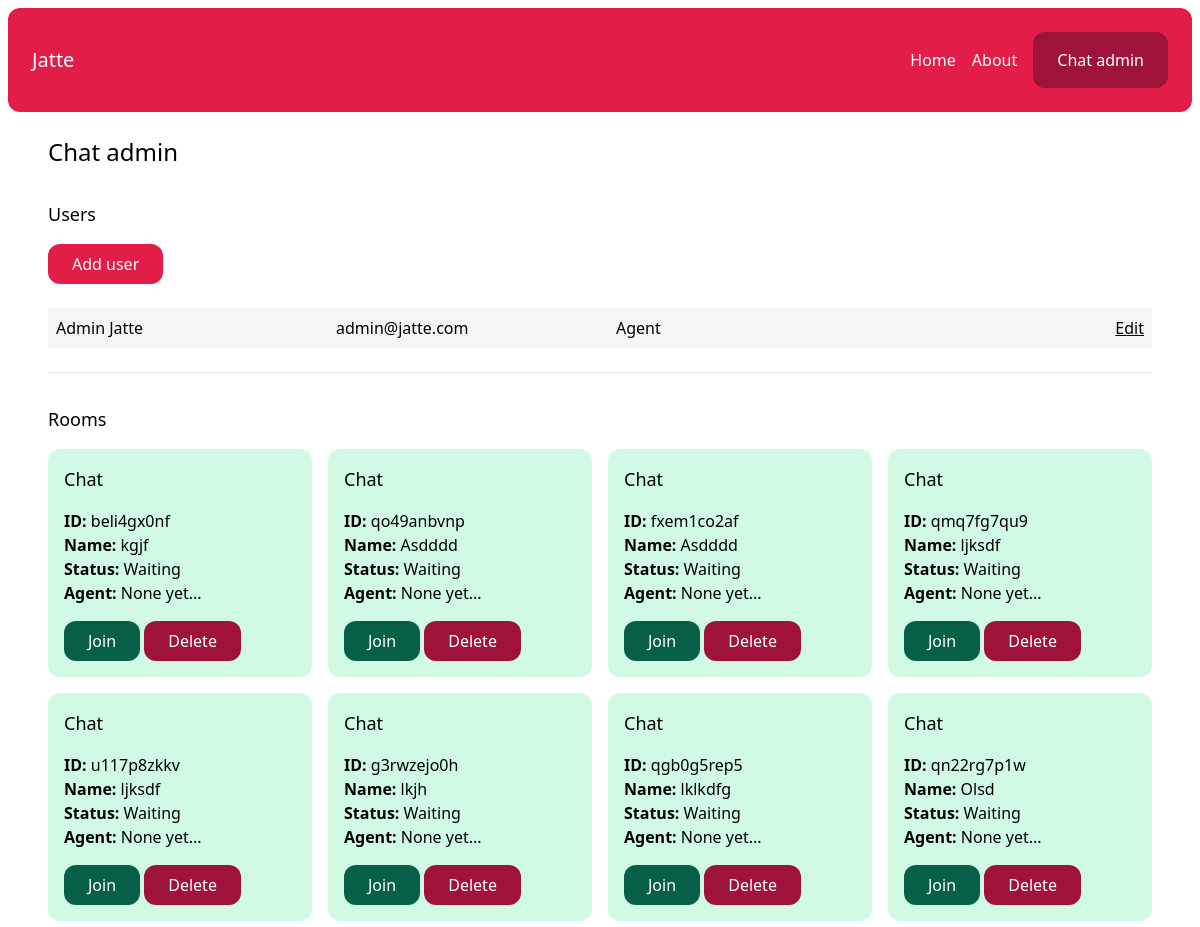
Page /chat-admin/ (signed in, upper part) on the earlier database version.
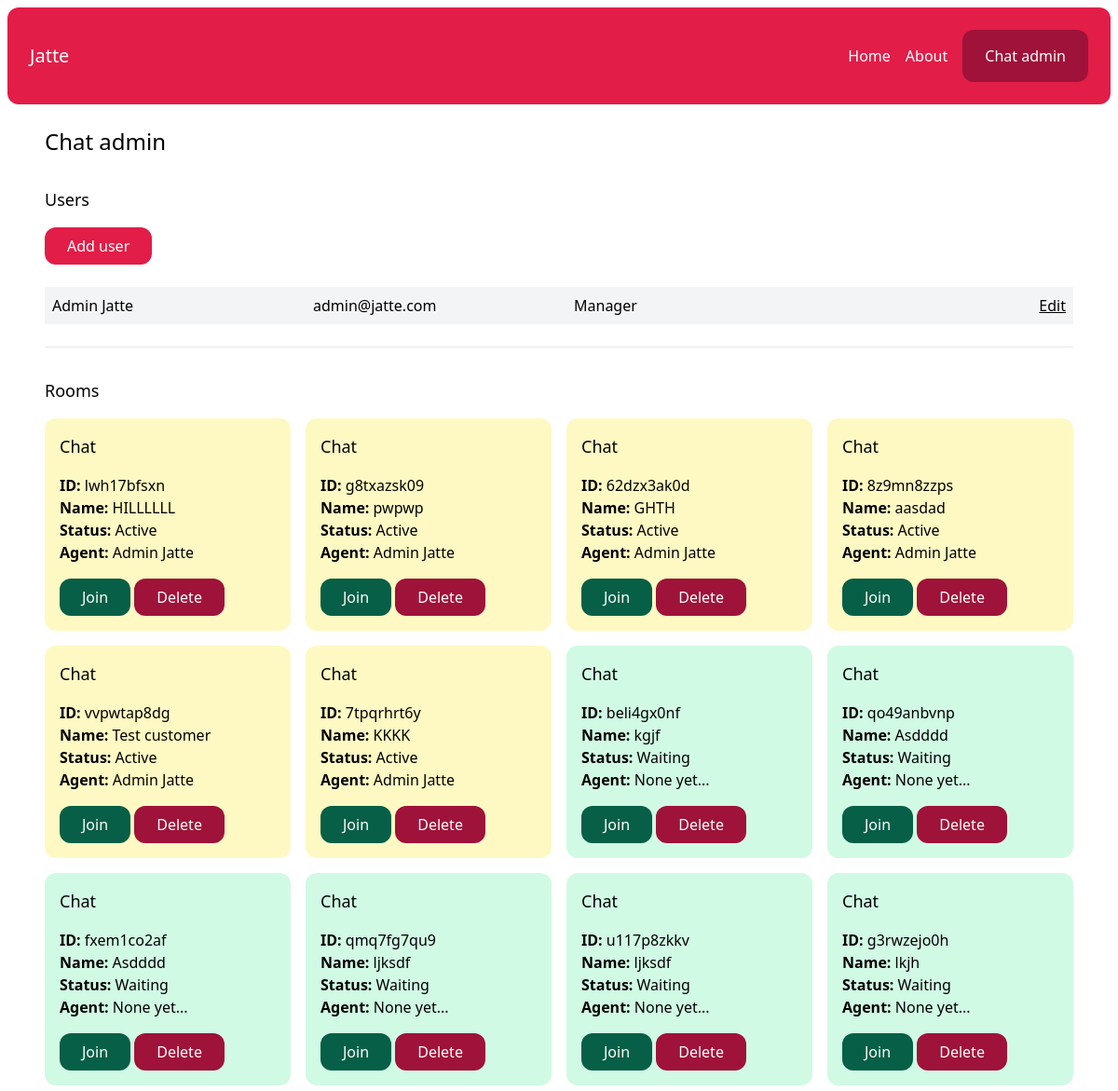
Same page on the later database version.
### account/models.py (models this page shows)
class User(AbstractBaseUser, PermissionsMixin):
    AGENT = 'agent'
    MANAGER = 'manager'
    ROLES_CHOICES = (
        (AGENT, 'Agent'),
        (MANAGER, 'Manager'),
    )
    id = models.UUIDField(primary_key=True, default=uuid.uuid4, editable=False)
    email = models.EmailField(unique=True)
    name = models.CharField(max_length=255, blank=True, default='')
    role = models.CharField(max_length=20, choices=ROLES_CHOICES, default=AGENT)
    is_active = models.BooleanField(default=True)
    is_superuser = models.BooleanField(default=False)
    is_staff = models.BooleanField(default=False)
    date_joined = models.DateTimeField(default=timezone.now)
    last_login = models.DateTimeField(blank=True, null=True)
    objects = CustomUserManager()
    USERNAME_FIELD = 'email'
    EMAIL_FIELD = 'email'
    REQUIRED_FIELDS = ['name']

### chat/models.py (models this page shows, shortened)
class Room(models.Model):
    WAITING = 'waiting'
    ACTIVE = 'active'
    CLOSED = 'closed'
    CHOICES_STATUS = (
        (WAITING, 'Waiting'),
        (ACTIVE, 'Active'),
        (CLOSED, 'Closed'),
    )
    uuid = models.CharField(max_length=255, unique=True) # comes from front
    client = models.CharField(max_length=255)
    agent = models.ForeignKey(User, related_name='rooms', blank=True, null=True, on_delete=models.SET_NULL)
    messages = models.ManyToManyField(Message, blank=True)
    url = models.CharField(max_length=255, blank=True, null=True)
    status = models.CharField(max_length=20, choices=CHOICES_STATUS, default=WAITING)
    created_at = models.DateTimeField(auto_now_add=True)
    class Meta:
        ordering = ('-created_at',)

### chat/views.py (the view)
# urls.py: path('chat-admin/', views.admin, name='admin'),
@login_required
def admin(request):
    rooms = Room.objects.all()
    users = User.objects.filter(is_staff=True)
    return render(request, 'chat/admin.html', {'rooms': rooms, 'users': users})

### chat/templates/chat/admin.html
{% extends 'core/base.html' %}
{% block content %}
    <h1 class="text-2xl">Chat admin</h1>
    {% if perms.user.add_user %}
        <div class="mt-8">
            <h2 class="mb-4 text-lg">Users</h2>
            <a href="{% url 'chat:add_user' %}" class="inline-block py-2 px-6 bg-rose-600 text-white rounded-xl">Add user</a>
            <div class="mt-6">
                {% for user in users %}
                    <div class="grid grid-cols-4 gap-4 py-2 {% cycle 'bg-gray-100' '' %}">
                        <p class="px-2">
                            <a href="{% url 'chat:user_detail' user.pk %}">{{ user.name }}</a>
                        </p>
                        <p class="px-2">{{ user.email }}</p>
                        <p class="px-2">{{ user.get_role_display }}</p>
                        <p class="px-2 text-right">
                            {% if perms.user.edit_user %}
                                <a href="{% url 'chat:edit_user' user.pk %}" class="underline">Edit</a>
                            {% endif %}
                        </p>
                    </div>
                {% endfor %}
            </div>
        </div>
    {% endif %}
    <hr class="my-6">
    <div class="mt-8">
        <h2 class="mb-4 text-lg">Rooms</h2>
        {% include 'chat/partials/room_list.html' %}
    </div>
{% endblock %}

### chat/templates/chat/partials/room_list.html
<div class="grid grid-cols-4 gap-4">
    {% for room in rooms %}
        <div class="p-4 rounded-xl {% if room.status == 'waiting' %}bg-emerald-100{% elif room.status == 'active' %}bg-yellow-100{% else %}bg-gray-100{% endif %}">
            <h3 class="mb-4 text-lg">Chat</h3>
            <p>
                <b>ID: </b>{{ room.uuid }}<br>
                <b>Name: </b>{{ room.client }}<br>
                <b>Status: </b>{{ room.get_status_display }}<br>
                <b>Agent: </b>{% firstof room.agent.name 'None yet...'%}
            </p>
            <a href="{% url 'chat:room' room.uuid %}" class="mt-4 inline-block py-2 px-6 bg-emerald-800 text-white rounded-xl">Join</a>
            <a href="{% url 'chat:delete_room' room.uuid %}" class="mt-4 inline-block py-2 px-6 bg-rose-800 text-white rounded-xl">Delete</a>
        </div>
    {% endfor %}
</div>

Differences in the rows shown:
no longer on this page (row unchanged): Room: uuid "qgb0g5rep5", client "lklkdfg", status "Waiting", agent "None yet..."
no longer on this page (row unchanged): Room: uuid "qn22rg7p1w", client "Olsd", status "Waiting", agent "None yet..."
changed User "Admin Jatte": role "Agent" → "Manager"
added Room: uuid "lwh17bfsxn", client "HILLLLLL", status "Active", agent.name "Admin Jatte"
added Room: uuid "g8txazsk09", client "pwpwp", status "Active", agent.name "Admin Jatte"
added Room: uuid "62dzx3ak0d", client "GHTH", status "Active", agent.name "Admin Jatte"
added Room: uuid "8z9mn8zzps", client "aasdad", status "Active", agent.name "Admin Jatte"
added Room: uuid "vvpwtap8dg", client "Test customer", status "Active", agent.name "Admin Jatte"
added Room: uuid "7tpqrhrt6y", client "KKKK", status "Active", agent.name "Admin Jatte"
